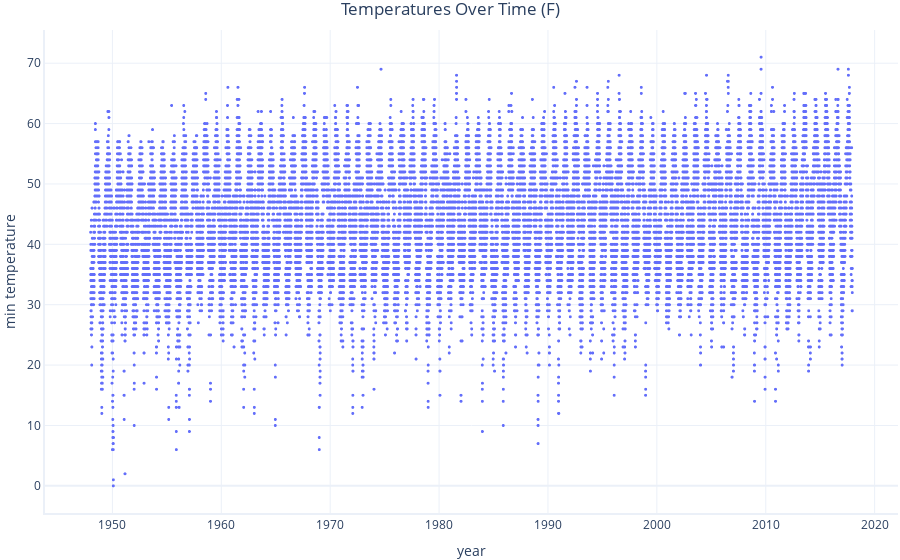

Write notebook code for a chart like this one.
### Code cell
from datetime import datetime
import pandas
import wget

decision =input("Do you wanna download the main files? Y/N: ")

if decision == "y":
    wget.download("https://raw.githubusercontent.com/MicrosoftDocs/mslearn-introduction-to-machine-learning/main/graphing.py")
    wget.download("https://raw.githubusercontent.com/MicrosoftDocs/mslearn-introduction-to-machine-learning/main/Data/seattleWeather_1948-2017.csv")

import graphing

data = pandas.read_csv('seattleWeather_1948-2017.csv', parse_dates=['date'])

data['year']= [(d.year + d.timetuple().tm_yday / 365.25) for d in data.date]

print("Visual check:")
graphing.scatter_2D(data,
                   label_x="year",
                   label_y="min_temperature",
                   title="Temperatures Over Time (F)")

### Figure 1 — Plotly figure (JSON) as saved in the notebook; plotly's stock layout.template omitted (floating-point values rounded to 4 significant figures; data arrays with more than 128 entries replaced by an {"elided": "..."} marker saying what was removed)
{"data": [{"hovertemplate": "year=%{x}<br>min temperature=%{y}<extra></extra>", "legendgroup": "", "marker": {"color": "#636efa", "size": 3, "symbol": "circle"}, "mode": "markers", "name": "", "showlegend": false, "type": "scattergl", "x": {"elided": "25551 float values"}, "xaxis": "x", "y": {"elided": "25551 int values"}, "yaxis": "y"}], "layout": {"legend": {"tracegroupgap": 0}, "title": {"text": "Temperatures Over Time (F)"}, "xaxis": {"anchor": "y", "domain": [0, 1], "title": {"text": "year"}}, "yaxis": {"anchor": "x", "domain": [0, 1], "title": {"text": "min temperature"}}}}
